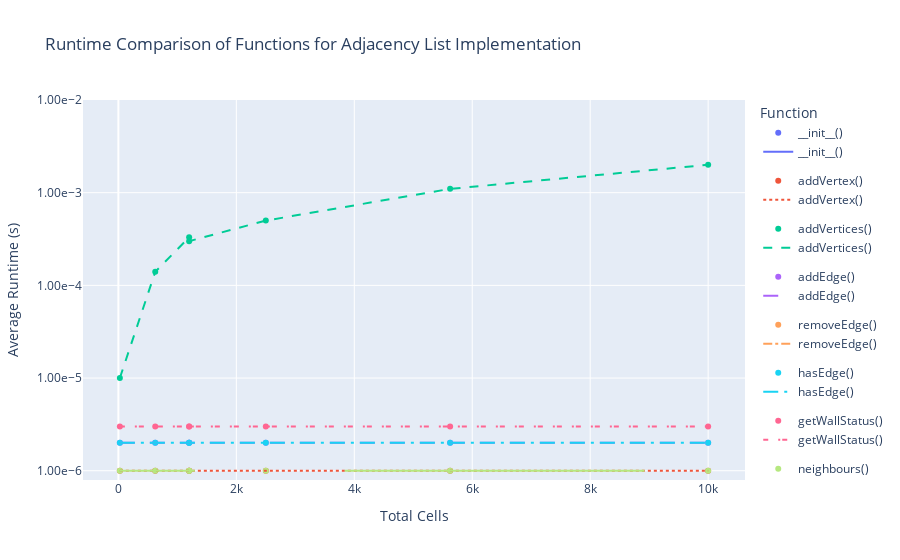

Notebook cell for this chart:
### Code cell
import plotly.graph_objects as go
import plotly.express as px

# Specify the desired functions
functions = ['__init__()', 'addVertex()', 'addVertices()', 'addEdge()', 'removeEdge()', 'hasEdge()', 'getWallStatus()', 'neighbours()']

# Define line styles and widths for each function
line_styles = ['solid', 'dot', 'dash', 'longdash', 'dashdot', 'longdashdot', '5px 10px 2px 2px', '10% 20% 40%']
line_widths = [2, 2, 2, 2, 2, 2, 2, 2]

# Create the scatter plot
fig_scatter = px.scatter(
    data_frame=adjListFunctionsDF,
    x='totalCells',
    y=functions,
    labels={'totalCells': 'Total Cells', '__init__()': '__init__()', 'addVertex()': 'addVertex()', 'addVertices()': 'addVertices()', 'addEdge()': 'addEdge()', 'removeEdge()' : 'removeEdge()', 'hasEdge()': 'hasEdge', 'getWallStatus()': 'getWallStatus()', 'neighbours()': 'neighbours()'},
    title='Total Cells vs. Average Runtime for Selected Adjacency Matrix Functions',
    hover_data={'totalCells': ':.2f', 'value': ':.2e'}
)

# Create the line plot with different line styles and widths
fig_line = px.line(
    data_frame=adjListFunctionsDF,
    x='totalCells',
    y=functions,
    labels={'totalCells': 'Total Cells', '__init__()': '__init__()', 'addVertex()': 'addVertex()', 'addVertices()': 'addVertices()', 'addEdge()': 'addEdge()', 'removeEdge()' : 'removeEdge()', 'hasEdge()': 'hasEdge', 'getWallStatus()': 'getWallStatus()', 'neighbours()': 'neighbours()'},
    hover_data={'totalCells': ':.2f', 'value': ':.2e'}
)

# Combine the scatter and line plots
fig_combine = go.Figure(data=fig_scatter.data + fig_line.data)

# Update line styles and widths for each trace
for i, trace in enumerate(fig_combine.data[len(functions):]):
    trace.line.dash = line_styles[i]
    trace.line.width = line_widths[i]

# Update the layout with logarithmic y-axis and scientific notation
fig_combine.update_layout(
    title='Runtime Comparison of Functions for Adjacency List Implementation',
    xaxis_title='Total Cells',
    yaxis_title='Average Runtime (s)',
    legend_title='Function',
    yaxis_type='log',
    yaxis_tickformat='.2e',  # Display tick labels in scientific notation with 2 decimal places
    yaxis_tickvals=[1e-7, 1e-6, 1e-5, 1e-4, 1e-3, 1e-2, 1e-1, 1e0],  # Custom tick values
    yaxis_range=[-6.1, -2],  # Set the y-axis range to accommodate the custom tick values
    hoverlabel=dict(namelength=-1)  # Display full hover labels
)

fig_combine.show()

### Figure 1 — Plotly figure (JSON) as saved in the notebook; plotly's stock layout.template omitted (floating-point values rounded to 4 significant figures)
{"data": [{"hovertemplate": "variable=__init__()<br>Total Cells=%{x:.2f}<br>value=%{y:.2e}<extra></extra>", "legendgroup": "__init__()", "marker": {"color": "#636efa", "symbol": "circle"}, "mode": "markers", "name": "__init__()", "orientation": "v", "showlegend": true, "type": "scatter", "x": [25, 625, 1200, 1200, 2500, 5625, 10000], "xaxis": "x", "y": [0, 0, 0, 0, 0, 0, 0], "yaxis": "y"}, {"hovertemplate": "variable=addVertex()<br>Total Cells=%{x:.2f}<br>value=%{y:.2e}<extra></extra>", "legendgroup": "addVertex()", "marker": {"color": "#EF553B", "symbol": "circle"}, "mode": "markers", "name": "addVertex()", "orientation": "v", "showlegend": true, "type": "scatter", "x": [25, 625, 1200, 1200, 2500, 5625, 10000], "xaxis": "x", "y": [1e-06, 1e-06, 1e-06, 1e-06, 1e-06, 1e-06, 1e-06], "yaxis": "y"}, {"hovertemplate": "variable=addVertices()<br>Total Cells=%{x:.2f}<br>value=%{y:.2e}<extra></extra>", "legendgroup": "addVertices()", "marker": {"color": "#00cc96", "symbol": "circle"}, "mode": "markers", "name": "addVertices()", "orientation": "v", "showlegend": true, "type": "scatter", "x": [25, 625, 1200, 1200, 2500, 5625, 10000], "xaxis": "x", "y": [1e-05, 0.00014, 0.00033, 0.0003, 0.0005, 0.0011, 0.002], "yaxis": "y"}, {"hovertemplate": "variable=addEdge()<br>Total Cells=%{x:.2f}<br>value=%{y:.2e}<extra></extra>", "legendgroup": "addEdge()", "marker": {"color": "#ab63fa", "symbol": "circle"}, "mode": "markers", "name": "addEdge()", "orientation": "v", "showlegend": true, "type": "scatter", "x": [25, 625, 1200, 1200, 2500, 5625, 10000], "xaxis": "x", "y": [2e-06, 2e-06, 2e-06, 2e-06, 2e-06, 2e-06, 2e-06], "yaxis": "y"}, {"hovertemplate": "variable=removeEdge()<br>Total Cells=%{x:.2f}<br>value=%{y:.2e}<extra></extra>", "legendgroup": "removeEdge()", "marker": {"color": "#FFA15A", "symbol": "circle"}, "mode": "markers", "name": "removeEdge()", "orientation": "v", "showlegend": true, "type": "scatter", "x": [25, 625, 1200, 1200, 2500, 5625, 10000], "xaxis": "x", "y": [null, null, null, null, null, null, null], "yaxis": "y"}, {"hovertemplate": "variable=hasEdge()<br>Total Cells=%{x:.2f}<br>value=%{y:.2e}<extra></extra>", "legendgroup": "hasEdge()", "marker": {"color": "#19d3f3", "symbol": "circle"}, "mode": "markers", "name": "hasEdge()", "orientation": "v", "showlegend": true, "type": "scatter", "x": [25, 625, 1200, 1200, 2500, 5625, 10000], "xaxis": "x", "y": [2e-06, 2e-06, 2e-06, 2e-06, 2e-06, 2e-06, 2e-06], "yaxis": "y"}, {"hovertemplate": "variable=getWallStatus()<br>Total Cells=%{x:.2f}<br>value=%{y:.2e}<extra></extra>", "legendgroup": "getWallStatus()", "marker": {"color": "#FF6692", "symbol": "circle"}, "mode": "markers", "name": "getWallStatus()", "orientation": "v", "showlegend": true, "type": "scatter", "x": [25, 625, 1200, 1200, 2500, 5625, 10000], "xaxis": "x", "y": [3e-06, 3e-06, 3e-06, 3e-06, 3e-06, 3e-06, 3e-06], "yaxis": "y"}, {"hovertemplate": "variable=neighbours()<br>Total Cells=%{x:.2f}<br>value=%{y:.2e}<extra></extra>", "legendgroup": "neighbours()", "marker": {"color": "#B6E880", "symbol": "circle"}, "mode": "markers", "name": "neighbours()", "orientation": "v", "showlegend": true, "type": "scatter", "x": [25, 625, 1200, 1200, 2500, 5625, 10000], "xaxis": "x", "y": [1e-06, 1e-06, 1e-06, 1e-06, 1e-06, 1e-06, 1e-06], "yaxis": "y"}, {"hovertemplate": "variable=__init__()<br>Total Cells=%{x:.2f}<br>value=%{y:.2e}<extra></extra>", "legendgroup": "__init__()", "line": {"color": "#636efa", "dash": "solid", "width": 2}, "marker": {"symbol": "circle"}, "mode": "lines", "name": "__init__()", "orientation": "v", "showlegend": true, "type": "scatter", "x": [25, 625, 1200, 1200, 2500, 5625, 10000], "xaxis": "x", "y": [0, 0, 0, 0, 0, 0, 0], "yaxis": "y"}, {"hovertemplate": "variable=addVertex()<br>Total Cells=%{x:.2f}<br>value=%{y:.2e}<extra></extra>", "legendgroup": "addVertex()", "line": {"color": "#EF553B", "dash": "dot", "width": 2}, "marker": {"symbol": "circle"}, "mode": "lines", "name": "addVertex()", "orientation": "v", "showlegend": true, "type": "scatter", "x": [25, 625, 1200, 1200, 2500, 5625, 10000], "xaxis": "x", "y": [1e-06, 1e-06, 1e-06, 1e-06, 1e-06, 1e-06, 1e-06], "yaxis": "y"}, {"hovertemplate": "variable=addVertices()<br>Total Cells=%{x:.2f}<br>value=%{y:.2e}<extra></extra>", "legendgroup": "addVertices()", "line": {"color": "#00cc96", "dash": "dash", "width": 2}, "marker": {"symbol": "circle"}, "mode": "lines", "name": "addVertices()", "orientation": "v", "showlegend": true, "type": "scatter", "x": [25, 625, 1200, 1200, 2500, 5625, 10000], "xaxis": "x", "y": [1e-05, 0.00014, 0.00033, 0.0003, 0.0005, 0.0011, 0.002], "yaxis": "y"}, {"hovertemplate": "variable=addEdge()<br>Total Cells=%{x:.2f}<br>value=%{y:.2e}<extra></extra>", "legendgroup": "addEdge()", "line": {"color": "#ab63fa", "dash": "longdash", "width": 2}, "marker": {"symbol": "circle"}, "mode": "lines", "name": "addEdge()", "orientation": "v", "showlegend": true, "type": "scatter", "x": [25, 625, 1200, 1200, 2500, 5625, 10000], "xaxis": "x", "y": [2e-06, 2e-06, 2e-06, 2e-06, 2e-06, 2e-06, 2e-06], "yaxis": "y"}, {"hovertemplate": "variable=removeEdge()<br>Total Cells=%{x:.2f}<br>value=%{y:.2e}<extra></extra>", "legendgroup": "removeEdge()", "line": {"color": "#FFA15A", "dash": "dashdot", "width": 2}, "marker": {"symbol": "circle"}, "mode": "lines", "name": "removeEdge()", "orientation": "v", "showlegend": true, "type": "scatter", "x": [25, 625, 1200, 1200, 2500, 5625, 10000], "xaxis": "x", "y": [null, null, null, null, null, null, null], "yaxis": "y"}, {"hovertemplate": "variable=hasEdge()<br>Total Cells=%{x:.2f}<br>value=%{y:.2e}<extra></extra>", "legendgroup": "hasEdge()", "line": {"color": "#19d3f3", "dash": "longdashdot", "width": 2}, "marker": {"symbol": "circle"}, "mode": "lines", "name": "hasEdge()", "orientation": "v", "showlegend": true, "type": "scatter", "x": [25, 625, 1200, 1200, 2500, 5625, 10000], "xaxis": "x", "y": [2e-06, 2e-06, 2e-06, 2e-06, 2e-06, 2e-06, 2e-06], "yaxis": "y"}, {"hovertemplate": "variable=getWallStatus()<br>Total Cells=%{x:.2f}<br>value=%{y:.2e}<extra></extra>", "legendgroup": "getWallStatus()", "line": {"color": "#FF6692", "dash": "5px 10px 2px 2px", "width": 2}, "marker": {"symbol": "circle"}, "mode": "lines", "name": "getWallStatus()", "orientation": "v", "showlegend": true, "type": "scatter", "x": [25, 625, 1200, 1200, 2500, 5625, 10000], "xaxis": "x", "y": [3e-06, 3e-06, 3e-06, 3e-06, 3e-06, 3e-06, 3e-06], "yaxis": "y"}, {"hovertemplate": "variable=neighbours()<br>Total Cells=%{x:.2f}<br>value=%{y:.2e}<extra></extra>", "legendgroup": "neighbours()", "line": {"color": "#B6E880", "dash": "10% 20% 40%", "width": 2}, "marker": {"symbol": "circle"}, "mode": "lines", "name": "neighbours()", "orientation": "v", "showlegend": true, "type": "scatter", "x": [25, 625, 1200, 1200, 2500, 5625, 10000], "xaxis": "x", "y": [1e-06, 1e-06, 1e-06, 1e-06, 1e-06, 1e-06, 1e-06], "yaxis": "y"}], "layout": {"autosize": true, "hoverlabel": {"namelength": -1}, "legend": {"title": {"text": "Function"}}, "title": {"text": "Runtime Comparison of Functions for Adjacency List Implementation"}, "xaxis": {"autorange": true, "range": [-581.5, 10610.0], "title": {"text": "Total Cells"}, "type": "linear"}, "yaxis": {"range": [-6.1, -2], "tickformat": ".2e", "tickvals": [1e-07, 1e-06, 1e-05, 0.0001, 0.001, 0.01, 0.1, 1], "title": {"text": "Average Runtime (s)"}, "type": "log"}}}
